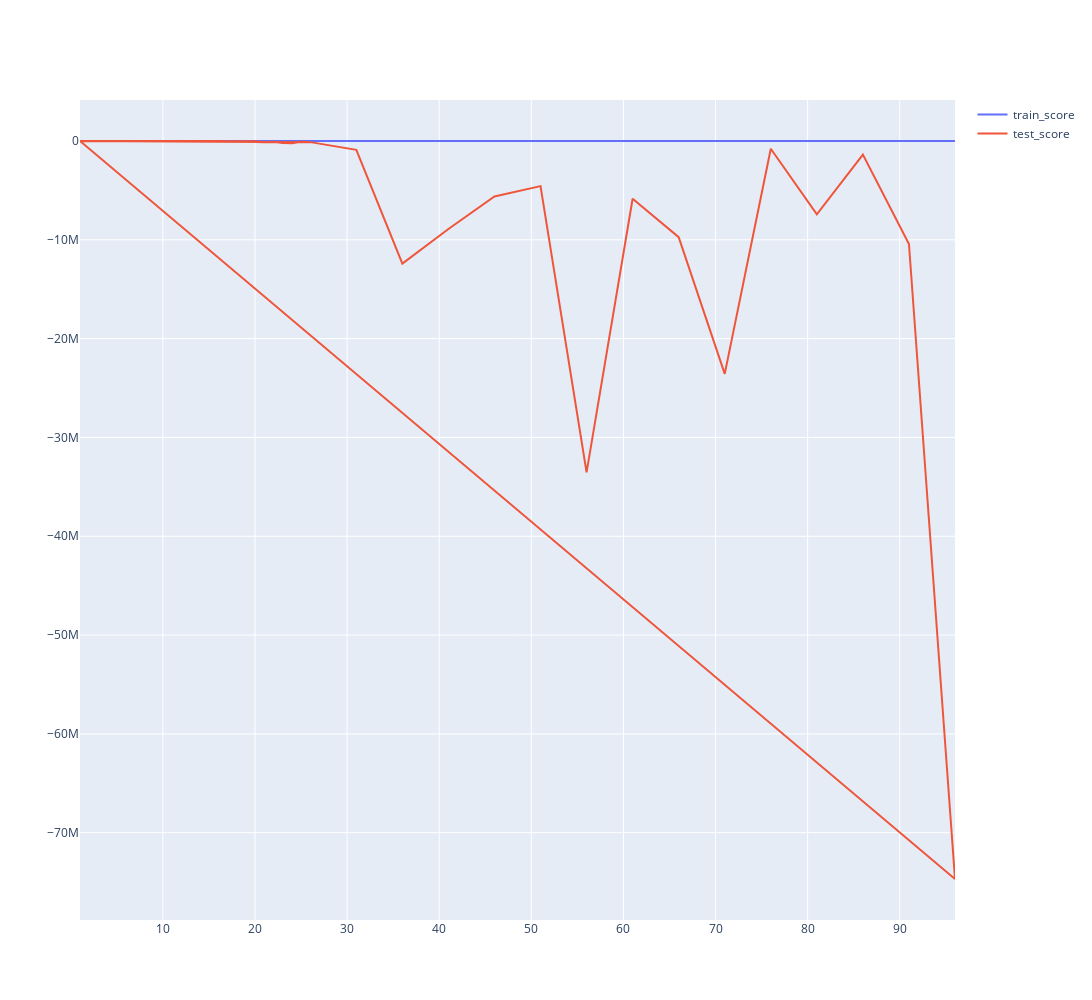

The notebook cell this image was saved under:
### Code cell
fig = go.Figure()
fig.add_trace(go.Scatter(x=poly_loss_df_mae['poly'], y=poly_loss_df_mae['loss_train'], mode='lines', name='train_score'))
fig.add_trace(go.Scatter(x=poly_loss_df_mae['poly'], y=poly_loss_df_mae['loss_test'], mode='lines', name='test_score'))
fig.update_layout(width = 1400, height=1000)
fig.show()
